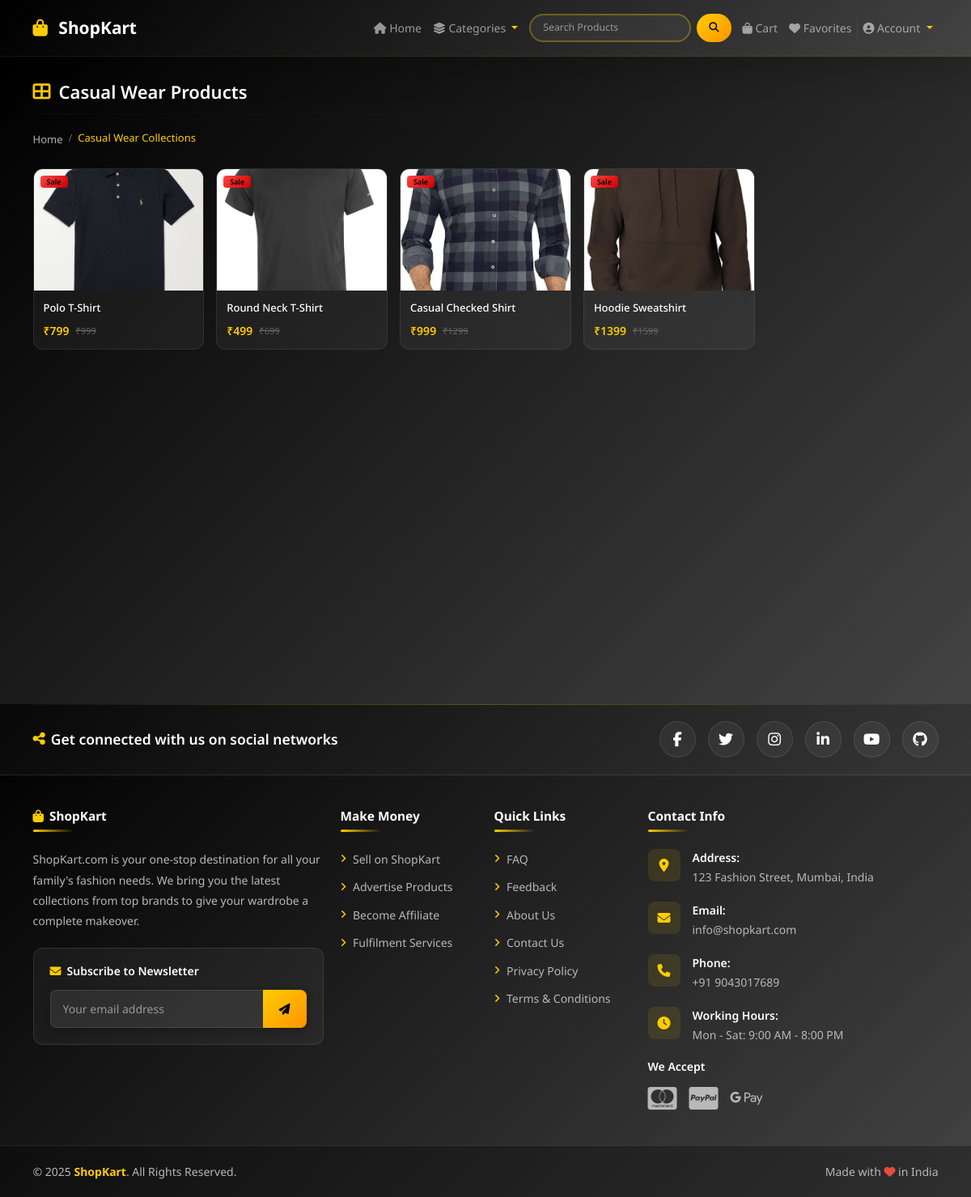
The page /collections/Casual Wear/ on the database its author committed.
### shop/models.py (models this page shows, shortened)
class Category(models.Model):
    name = models.CharField(max_length=150,null=False,blank=False)
    image = models.ImageField(upload_to=get_file_path,null=True,blank=True)
    description = models.TextField(max_length=500, null=False,blank=False)
    status = models.BooleanField(default=False,help_text="0-show,1-Hidden")
    created_at = models.DateTimeField(auto_now_add=True)
    updated_at = models.DateTimeField(auto_now=True)

class Product(models.Model):
    category=models.ForeignKey(Category,on_delete=models.CASCADE)
    name = models.CharField(max_length=150,null=False,blank=False)
    vendor=models.CharField(max_length=150,null=False,blank=False)
    product_image = models.ImageField(upload_to=get_file_path,null=True,blank=True)
    quantity = models.IntegerField(null=False,blank=False)
    original_price=models.FloatField(null=False,blank=False)
    selling_price=models.FloatField(null=False,blank=False)
    description = models.TextField(max_length=500, null=False,blank=False)
    status = models.BooleanField(default=False,help_text="0-show,1-Hidden")
    trending = models.BooleanField(default=False,help_text="0-default,1-Trending")
    created_at = models.DateTimeField(auto_now_add=True)
    updated_at = models.DateTimeField(auto_now=True)

### shop/views.py (the view)
# urls.py: path('collections/<str:name>/', views.collectionsview, name="collectionsview"),
def collectionsview(request,name):
  if(Category.objects.filter(name=name,status=0)):
      products=Product.objects.filter(category__name=name)
      return render(request,"shop/products/index.html",{"products":products,"category_name":name})
  else:
    messages.warning(request,"No Such Category Found")
    return redirect('collections')

### shop/views.py (called while the page is built)
def navbar_context(request):
    categories = Category.objects.all()
    cart_count = Cart.objects.filter(user=request.user).count() if request.user.is_authenticated else 0
    fav_count = Favourite.objects.filter(user=request.user).count() if request.user.is_authenticated else 0
    return {
        'categories': categories,
        'cart_count': cart_count,
        'fav_count': fav_count
    }

### shop/templates/shop/products/index.html (shortened to what this page needs)
{% extends 'shop/layouts/main.html' %}
{% block content %}
<section class="collections-section">
  <div class="container">
    <div class="section-header">
      <h4><i class="fas fa-th-large"></i> {{ category_name }} Products</h4>
      <hr>
    </div>
    <nav aria-label="breadcrumb">
      <ol class="breadcrumb">
        <li class="breadcrumb-item"><a href="{% url 'home' %}">Home</a></li>
        <li class="breadcrumb-item active">{{ category_name }} Collections</li>
      </ol>
    </nav>
    <div class="products-grid">
      {% for item in products %}
      <a href="{% url 'product_details' category_name item.name %}" class="product-card">
        <div class="product-img">
          <span class="badge">Sale</span>
          <img src="{{ item.product_image.url }}" alt="{{ item.name }}">
        </div>
        <div class="product-info">
          <p class="product-name">{{ item.name }}</p>
          <div class="product-price">
            <span class="price-new">₹{{ item.selling_price | stringformat:'d' }}</span>
            <span class="price-old">₹{{ item.original_price | stringformat:'d' }}</span>
          </div>
        </div>
      </a>
      {% endfor %}
    </div>
  </div>
</section>
{% endblock content %}

### shop/static/css/style.css (style rules this page uses)
html { font-size: 14px; }
body { font-family: 'Noto Sans', sans-serif; }
a { text-decoration: none; }

### shop/templates/shop/inc/navbar.html (style rules this page uses)
:root { --navbar-bg: linear-gradient(135deg, #000000 0%, #434343 100%); --accent-color: #ffcc00; --accent-hover: #ff9500; --hover-bg: rgba(255, 204, 0, 0.15); --hover-bg-light: rgba(255, 204, 0, 0.1); --dropdown-shadow: 0 8px 24px rgba(0, 0, 0, 0.3); --transition-speed: 0.3s; --border-radius: 8px; --border-radius-lg: 12px; --border-radius-pill: 20px; }
html { scroll-behavior: smooth; }
.badge { font-size: 0.65rem; padding: 4px 7px; font-weight: 600; transition: all 0.3s ease; background: linear-gradient(135deg, #ff4444 0%, #cc0000 100%) !important; }

### shop/templates/shop/products/index.html (style rules this page uses)
.collections-section { background: linear-gradient(135deg, #000000 0%, #434343 100%); min-height: 100vh; padding: 30px 0; }
.section-header { margin-bottom: 20px; }
.section-header h4 { color: #fff; font-size: 22px; font-weight: 600; margin-bottom: 10px; display: flex; align-items: center; gap: 10px; }
.section-header h4 i { color: #ffcc00; }
.section-header hr { border-color: rgba(255, 255, 255, 0.1); }
.breadcrumb { background: transparent; padding: 0; margin-bottom: 25px; }
.breadcrumb-item a { color: #b0b0b0; text-decoration: none; font-size: 13px; }
.breadcrumb-item.active { color: #ffcc00; font-size: 13px; }
.breadcrumb-item + .breadcrumb-item::before { color: #666; }
.products-grid { display: grid; grid-template-columns: repeat(5, 1fr); gap: 15px; }
.product-card { background: rgba(255, 255, 255, 0.05); backdrop-filter: blur(10px); border: 1px solid rgba(255, 255, 255, 0.08); border-radius: 12px; overflow: hidden; transition: all 0.3s ease; text-decoration: none; display: block; cursor: pointer; }
.product-img { position: relative; height: 150px; overflow: hidden; background: rgba(0, 0, 0, 0.3); }
.product-img img { width: 100%; height: 100%; object-fit: cover; transition: transform 0.4s ease; }
.badge { position: absolute; top: 8px; left: 8px; background: linear-gradient(135deg, #ffcc00 0%, #ff9500 100%); color: #000; font-size: 9px; font-weight: 600; padding: 3px 8px; border-radius: 4px; z-index: 2; }
.product-info { padding: 12px; }
.product-name { color: #fff; font-size: 13px; font-weight: 500; margin-bottom: 8px; white-space: nowrap; overflow: hidden; text-overflow: ellipsis; transition: color 0.3s ease; }
.product-price { display: flex; align-items: center; gap: 8px; }
.price-new { color: #ffcc00; font-size: 14px; font-weight: 600; }
.price-old { color: #666; font-size: 11px; text-decoration: line-through; }

### shop/templates/shop/inc/footer.html (style rules this page uses)
:root { --footer-bg-gradient: linear-gradient(135deg, #000000 0%, #434343 100%); --footer-text: #b8b8b8; --footer-heading: #ffffff; --footer-accent: #ffcc00; --footer-accent-hover: #ff9500; --footer-link-hover: #ffcc00; --footer-border: rgba(255, 255, 255, 0.1); --footer-social-facebook: #3b5998; --footer-social-twitter: #1da1f2; --footer-social-instagram: #e4405f; --footer-social-linkedin: #0077b5; --footer-social-youtube: #ff0000; --footer-social-github: #333; }

### rows shown on the page
Category: name "Casual Wear"
Product: product_image (picture), name "Polo T-Shirt", selling_price "799", original_price "999"
Product: product_image (picture), name "Round Neck T-Shirt", selling_price "499", original_price "699"
Product: product_image (picture), name "Casual Checked Shirt", selling_price "999", original_price "1299"
Product: product_image (picture), name "Hoodie Sweatshirt", selling_price "1399", original_price "1599"
